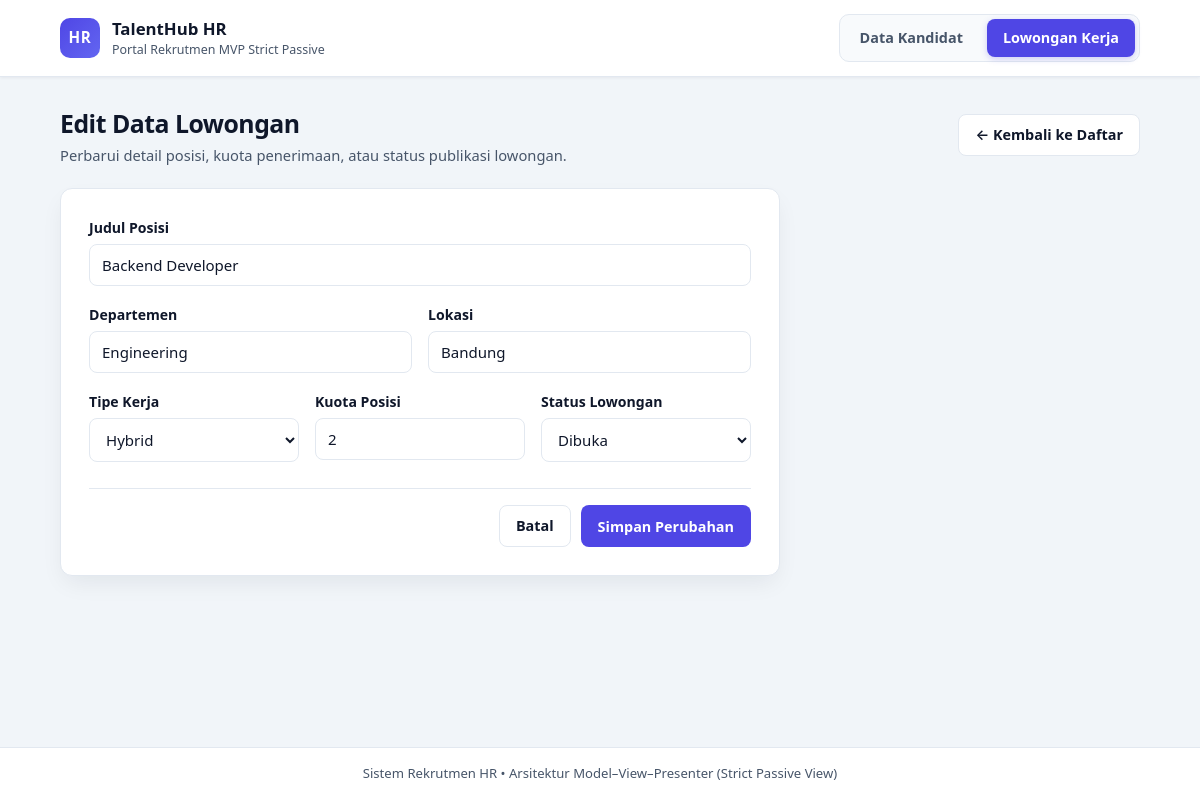
Page /project/index.php?module=lowongan&screen=edit&id=1 on the committed database.
### tables this page shows
CREATE TABLE IF NOT EXISTS `lowongan` (
  `id` int(11) NOT NULL AUTO_INCREMENT,
  `judulPosisi` varchar(100) NOT NULL,
  `departemen` varchar(100) NOT NULL,
  `lokasi` varchar(100) NOT NULL,
  `tipeKerja` varchar(50) NOT NULL DEFAULT 'Full-time',
  `kuota` int(11) NOT NULL DEFAULT 1,
  `status` varchar(30) NOT NULL DEFAULT 'Dibuka',
  PRIMARY KEY (`id`)
);

### project/models/DB.php (called while the page is built, shortened)
<?php
class DB
{
    protected ?PDO $conn = null;
    public function __construct(
        string $host = 'localhost',
        string $dbName = 'mvp_kandidat_db',
        string $username = 'root',
        string $password = '',
        ?PDO $pdo = null
    ) {
        $dsn = "mysql:host={$host};dbname={$dbName};charset=utf8mb4";
        $this->conn = new PDO($dsn, $username, $password, [
            PDO::ATTR_ERRMODE => PDO::ERRMODE_EXCEPTION,
            PDO::ATTR_DEFAULT_FETCH_MODE => PDO::FETCH_ASSOC,
            PDO::ATTR_EMULATE_PREPARES => false,
        ]);
    }
    protected function fetchOne(string $query, array $params = []): ?array
    {
        $stmt = $this->requireConnection()->prepare($query);
        $stmt->execute($params);
        $row = $stmt->fetch();
        return $row === false ? null : $row;
    }
    private function requireConnection(): PDO
    {
        return $this->conn;
    }
}

### project/presenters/PresenterLowongan.php (called while the page is built, shortened)
<?php
require_once __DIR__ . '/PresenterHelper.php';
class PresenterLowongan implements KontrakPresenterLowongan
{
    private KontrakModelLowongan $model;
    private KontrakViewLowongan $view;
    public function __construct(KontrakModelLowongan $model, KontrakViewLowongan $view)
    {
        $this->model = $model;
        $this->view = $view;
    }
    public function tampilkanFormLowongan(?int $id = null): string
    {
        $lowongan = $this->model->getLowonganById($id);
        return $this->view->tampilFormLowongan(
            'Edit Data Lowongan',
            'Perbarui detail posisi, kuota penerimaan, atau status publikasi lowongan.',
            'ubah',
            'Simpan Perubahan',
            (string) $lowongan->getId(),
            $lowongan->getJudulPosisi(),
            $lowongan->getDepartemen(),
            $lowongan->getLokasi(),
            PresenterHelper::buildSelectOptions(self::TIPE_KERJA_CHOICES, $lowongan->getTipeKerja()),
            (string) $lowongan->getKuota(),
            PresenterHelper::buildSelectOptions(self::STATUS_CHOICES, $lowongan->getStatus())
        );
    }
}

### project/models/TabelLowongan.php (called while the page is built, shortened)
<?php
require_once __DIR__ . '/DB.php';
require_once __DIR__ . '/Lowongan.php';
class TabelLowongan extends DB implements KontrakModelLowongan
{
    public function getLowonganById(int $id): ?Lowongan
    {
        $row = $this->fetchOne(
            'SELECT id, judulPosisi, departemen, lokasi, tipeKerja, kuota, status FROM lowongan WHERE id = :id',
            [':id' => $id]
        );
        return $row === null ? null : $this->mapRowToEntity($row);
    }
    private function mapRowToEntity(array $row): Lowongan
    {
        return new Lowongan(
            (int) $row['id'],
            (string) $row['judulPosisi'],
            (string) $row['departemen'],
            (string) $row['lokasi'],
            (string) $row['tipeKerja'],
            (int) $row['kuota'],
            (string) $row['status']
        );
    }
}

### project/models/Lowongan.php (called while the page is built, shortened)
<?php
class Lowongan
{
    private int $id;
    private string $judulPosisi;
    private string $departemen;
    private string $lokasi;
    private string $tipeKerja;
    private int $kuota;
    private string $status;
    public function __construct(
        int $id = 0,
        string $judulPosisi = '',
        string $departemen = '',
        string $lokasi = '',
        string $tipeKerja = 'Full-time',
        int $kuota = 1,
        string $status = 'Dibuka'
    ) {
        $this->id = $id;
        $this->judulPosisi = $judulPosisi;
        $this->departemen = $departemen;
        $this->lokasi = $lokasi;
        $this->tipeKerja = $tipeKerja;
        $this->kuota = $kuota;
        $this->status = $status;
    }
    public function getId(): int
    {
        return $this->id;
    }
    public function getJudulPosisi(): string
    {
        return $this->judulPosisi;
    }
    public function getDepartemen(): string
    {
        return $this->departemen;
    }
    public function getLokasi(): string
    {
        return $this->lokasi;
    }
    public function getTipeKerja(): string
    {
        return $this->tipeKerja;
    }
    public function getKuota(): int
    {
        return $this->kuota;
    }
    public function getStatus(): string
    {
        return $this->status;
    }
}

### project/views/TemplateRenderer.php (called while the page is built, shortened)
<?php
class TemplateRenderer
{
    public static function escape(string $value): string
    {
        return htmlspecialchars($value, ENT_QUOTES, 'UTF-8');
    }
    public static function renderTemplate(string $templateFile, array $replacements): string
    {
        $path = self::TEMPLATE_DIR . '/' . $templateFile;
        $content = file_get_contents($path);
        return str_replace(array_keys($replacements), array_values($replacements), $content);
    }
    public static function renderLayout(
        string $pageTitle,
        string $activeModule,
        string $contentHtml,
        string $flashMessage = '',
        string $flashType = 'success'
    ): string {
        $alertHtml = self::buildAlertHtml($flashMessage, $flashType);
        return self::renderTemplate('layout.html', [
            '{{PAGE_TITLE}}' => self::escape($pageTitle),
            '{{NAV_KANDIDAT_CLASS}}' => $activeModule === 'kandidat' ? 'active' : '',
            '{{NAV_LOWONGAN_CLASS}}' => $activeModule === 'lowongan' ? 'active' : '',
            '{{ALERT}}' => $alertHtml,
            '{{CONTENT}}' => $contentHtml,
        ]);
    }
    public static function buildHiddenIdInput(string $id): string
    {
        return '<input type="hidden" name="id" value="' . self::escape($id) . '">';
    }
    private static function buildAlertHtml(string $message, string $type): string
    {
        if ($message === '') {
            return '';
        }
        $safeClass = $type === 'error' ? 'alert-error' : 'alert-success';
        return '<div class="alert ' . $safeClass . '" role="status">' . self::escape($message) . '</div>';
    }
}

### project/views/ViewLowongan.php (called while the page is built, shortened)
<?php
require_once __DIR__ . '/KontrakViewLowongan.php';
require_once __DIR__ . '/TemplateRenderer.php';
class ViewLowongan implements KontrakViewLowongan
{
    public function tampilFormLowongan(
        string $formTitle,
        string $formSubtitle,
        string $actionValue,
        string $submitLabel,
        string $id = '',
        string $judulPosisi = '',
        string $departemen = '',
        string $lokasi = '',
        string $tipeKerjaOptionsHtml = '',
        string $kuota = '',
        string $statusOptionsHtml = '',
        string $flashMessage = '',
        string $flashType = 'error'
    ): string {
        $content = TemplateRenderer::renderTemplate('lowongan_form.html', [
            '{{FORM_TITLE}}' => TemplateRenderer::escape($formTitle),
            '{{FORM_SUBTITLE}}' => TemplateRenderer::escape($formSubtitle),
            '{{ACTION_VALUE}}' => TemplateRenderer::escape($actionValue),
            '{{SUBMIT_LABEL}}' => TemplateRenderer::escape($submitLabel),
            '{{HIDDEN_ID_INPUT}}' => TemplateRenderer::buildHiddenIdInput($id),
            '{{JUDUL_POSISI}}' => TemplateRenderer::escape($judulPosisi),
            '{{DEPARTEMEN}}' => TemplateRenderer::escape($departemen),
            '{{LOKASI}}' => TemplateRenderer::escape($lokasi),
            '{{TIPE_KERJA_OPTIONS}}' => $tipeKerjaOptionsHtml,
            '{{KUOTA}}' => TemplateRenderer::escape($kuota),
            '{{STATUS_OPTIONS}}' => $statusOptionsHtml,
        ]);
        return TemplateRenderer::renderLayout(
            $formTitle . ' — TalentHub HR',
            'lowongan',
            $content,
            $flashMessage,
            $flashType
        );
    }
}

### project/presenters/PresenterHelper.php (the view, shortened to what this page needs)
<?php
class PresenterHelper
{
    public static function escape(string $value): string
    {
        return htmlspecialchars($value, ENT_QUOTES, 'UTF-8');
    }
    public static function buildSelectOptions(array $choices, string $selectedValue): string
    {
        $options = $choices;
        $html = '';
        foreach ($options as $choice) {
            $selectedAttr = $choice === $selectedValue ? ' selected' : '';
            $safeChoice = self::escape($choice);
            $html .= '<option value="' . $safeChoice . '"' . $selectedAttr . '>' . $safeChoice . '</option>';
        }
        return $html;
    }
}

### project/index.php (shortened to what this page needs)
<?php
require_once __DIR__ . '/models/TabelLowongan.php';
require_once __DIR__ . '/views/ViewLowongan.php';
require_once __DIR__ . '/presenters/PresenterLowongan.php';
try {
    $modelLowongan = new TabelLowongan('localhost', 'mvp_kandidat_db', 'root', '');
    $viewLowongan = new ViewLowongan();
    $presenterLowongan = new PresenterLowongan($modelLowongan, $viewLowongan);
} catch (Throwable $e) {
    http_response_code(500);
    echo '<!DOCTYPE html><html lang="id"><head><meta charset="UTF-8"><title>Kesalahan Koneksi Database</title></head>'
        . '<body style="font-family:system-ui,sans-serif;max-width:680px;margin:48px auto;padding:0 20px;line-height:1.6;">'
        . '<h2>Koneksi ke Database Gagal</h2>'
        . '<p>Pastikan service MySQL (XAMPP/Laragon) sudah berjalan dan file <code>mvp_db.sql</code> telah diimpor ke database <code>mvp_kandidat_db</code>.</p>'
        . '<p style="color:#b91c1c;">Detail: ' . htmlspecialchars($e->getMessage(), ENT_QUOTES, 'UTF-8') . '</p>'
        . '</body></html>';
    exit();
}
$module = (string) ($_POST['module'] ?? $_GET['module'] ?? 'kandidat');
$flash = $_SESSION['flash'] ?? null;
$flashMessage = is_array($flash) ? (string) ($flash['message'] ?? '') : '';
$flashType = is_array($flash) ? (string) ($flash['type'] ?? 'success') : 'success';
$screen = $_GET['screen'] ?? 'list';
if ($module === 'lowongan') {
    if ($screen === 'add') {
        echo $presenterLowongan->tampilkanFormLowongan();
    } elseif ($screen === 'edit' && isset($_GET['id'])) {
        echo $presenterLowongan->tampilkanFormLowongan((int) $_GET['id']);
    } else {
        echo $presenterLowongan->tampilkanLowongan($flashMessage, $flashType);
    }
}

### project/assets/style.css (style rules this page uses)
:root { --bg: #f1f5f9; --surface: #ffffff; --surface-subtle: #f8fafc; --border: #e2e8f0; --text: #0f172a; --text-muted: #475569; --primary: #4f46e5; --primary-hover: #4338ca; --primary-soft: #eef2ff; --success-bg: #ecfdf5; --success-text: #065f46; --success-border: #a7f3d0; --info-bg: #eff6ff; --info-text: #1d4ed8; --warning-bg: #fffbeb; --warning-text: #b45309; --danger: #dc2626; --danger-hover: #b91c1c; --danger-bg: #fef2f2; --danger-border: #fecaca; --shadow-sm: 0 1px 3px rgba(15, 23, 42, 0.06); --shadow-md: 0 10px 25px -5px rgba(15, 23, 42, 0.08); --radius: 12px; }
* { box-sizing: border-box; margin: 0; padding: 0; }
body { font-family: 'Segoe UI', Inter, system-ui, -apple-system, sans-serif; background: var(--bg); color: var(--text); line-height: 1.5; min-height: 100vh; display: flex; flex-direction: column; }
.container { width: 100%; max-width: 1120px; margin: 0 auto; padding: 0 20px; }
.topbar { background: var(--surface); border-bottom: 1px solid var(--border); box-shadow: var(--shadow-sm); position: sticky; top: 0; z-index: 10; }
.topbar-inner { display: flex; align-items: center; justify-content: space-between; gap: 16px; padding-top: 14px; padding-bottom: 14px; flex-wrap: wrap; }
.brand { display: flex; align-items: center; gap: 12px; text-decoration: none; color: inherit; }
.brand-badge { width: 40px; height: 40px; border-radius: 10px; background: linear-gradient(135deg, #4f46e5, #6366f1); color: #fff; font-weight: 700; font-size: 0.95rem; display: inline-flex; align-items: center; justify-content: center; letter-spacing: 0.04em; }
.brand-title { display: block; font-weight: 700; font-size: 1.05rem; color: var(--text); }
.brand-sub { display: block; font-size: 0.78rem; color: var(--text-muted); }
.nav-tabs { display: flex; gap: 8px; background: var(--surface-subtle); padding: 4px; border-radius: 10px; border: 1px solid var(--border); }
.nav-tab { text-decoration: none; color: var(--text-muted); font-weight: 600; font-size: 0.9rem; padding: 8px 16px; border-radius: 8px; transition: all 0.15s ease; }
.nav-tab.active { background: var(--primary); color: #fff; box-shadow: 0 2px 6px rgba(79, 70, 229, 0.25); }
.main-content { flex: 1; padding-top: 28px; padding-bottom: 40px; }
.page-header { display: flex; align-items: center; justify-content: space-between; gap: 16px; margin-bottom: 22px; flex-wrap: wrap; }
.page-title { font-size: 1.55rem; font-weight: 700; letter-spacing: -0.02em; }
.page-subtitle { color: var(--text-muted); font-size: 0.92rem; margin-top: 2px; }
.card { background: var(--surface); border: 1px solid var(--border); border-radius: var(--radius); box-shadow: var(--shadow-md); overflow: hidden; }
.btn { display: inline-flex; align-items: center; justify-content: center; gap: 6px; border: 1px solid transparent; border-radius: 8px; padding: 9px 16px; font-size: 0.9rem; font-weight: 600; text-decoration: none; cursor: pointer; transition: all 0.15s ease; font-family: inherit; }
.btn-primary { background: var(--primary); color: #fff; }
.btn-secondary { background: var(--surface); color: var(--text); border-color: var(--border); }
.form-card { padding: 28px; max-width: 720px; }
.form-grid { display: flex; flex-direction: column; gap: 18px; }
.form-row-2 { display: grid; grid-template-columns: repeat(2, minmax(0, 1fr)); gap: 16px; }
.form-row-3 { display: grid; grid-template-columns: repeat(3, minmax(0, 1fr)); gap: 16px; }
.form-group { display: flex; flex-direction: column; gap: 6px; }
.form-group label { font-size: 0.88rem; font-weight: 600; color: var(--text); }
.form-group input, .form-group select { width: 100%; padding: 10px 12px; border: 1px solid var(--border); border-radius: 8px; font-size: 0.94rem; font-family: inherit; color: var(--text); background: var(--surface); transition: border-color 0.15s ease, box-shadow 0.15s ease; }
.form-actions { display: flex; justify-content: flex-end; gap: 10px; margin-top: 8px; padding-top: 16px; border-top: 1px solid var(--border); }
.footer { border-top: 1px solid var(--border); background: var(--surface); padding: 16px 0; color: var(--text-muted); font-size: 0.82rem; text-align: center; }

### rows in the picture
lowongan: judulPosisi "Backend Developer", departemen "Engineering", lokasi "Bandung", tipeKerja "Hybrid", kuota "2", status "Dibuka"
